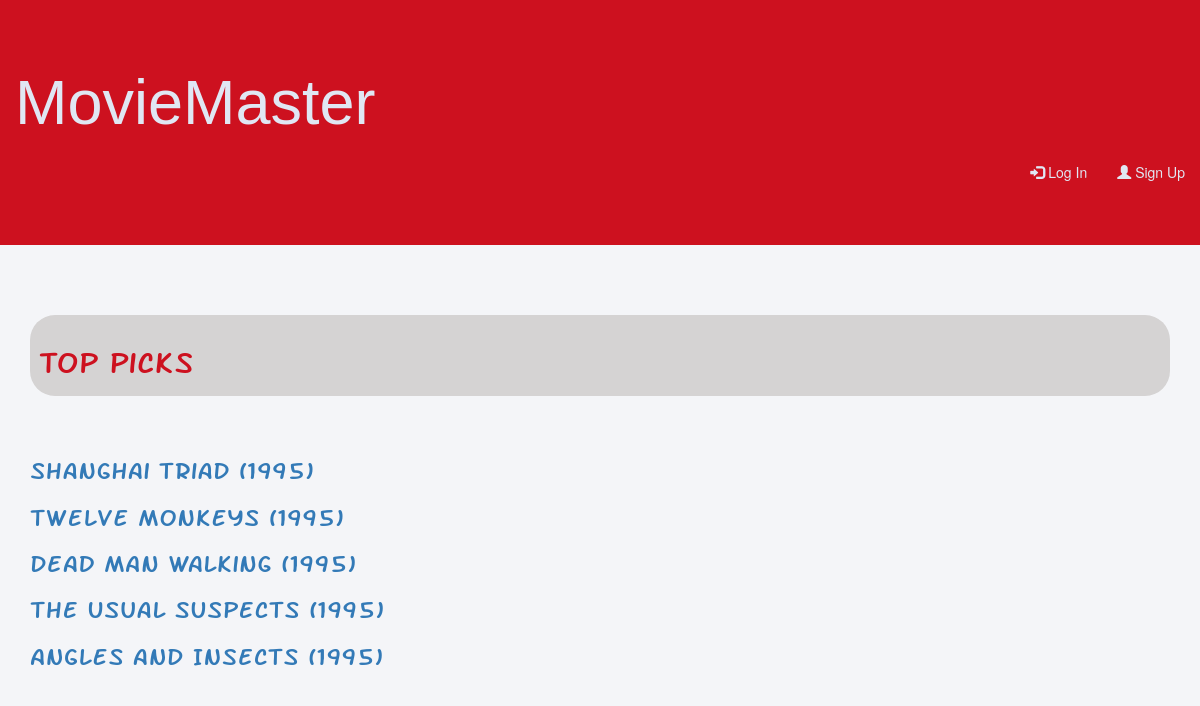
The app's page /, older data.
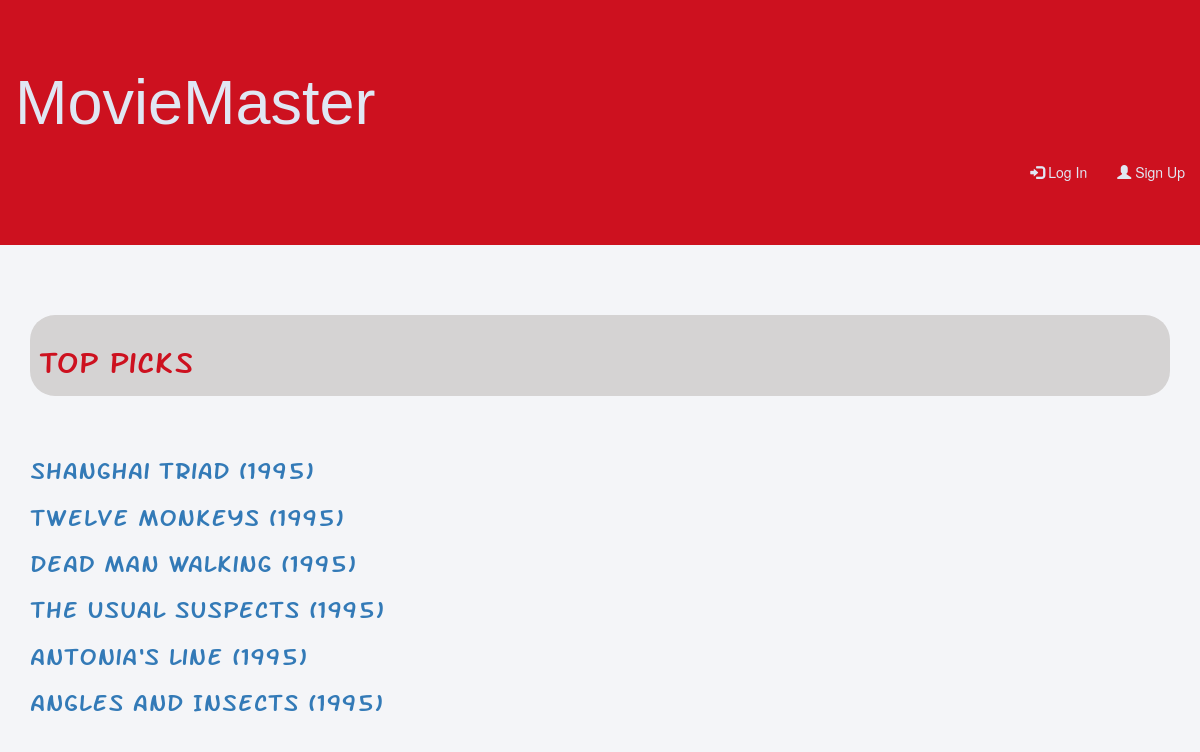
The same page, newer data.
### predictions/models.py (models this page shows)
class Movie(models.Model):
	title = models.CharField(max_length=255)
	genre = models.CharField(max_length=255)
	description = models.TextField()
	user_ratings = models.PositiveIntegerField(validators=[MinValueValidator(1),MaxValueValidator(5)])
	slug = models.SlugField(unique=True)
	user = models.OneToOneField(User, blank=True, null=True)

### predictions/views.py (the view)
# urls.py: 2. Add a URL to urlpatterns:  url(r'^$', views.home, name='home')
def home(request):
	movies = Movie.objects.filter(user_ratings=5)
	return render(request, 'home.html',{
		'movies':movies,
	})

### predictions/templates/home.html (shortened to what this page needs)
{% load staticfiles %}
<!Doctype html>
<html lang="en"-US>
    <head>
        <link rel="stylesheet" href="{% static 'css/bootstrap.min.css' %}" />
        <link rel="stylesheet" href="{% static 'css/home.css' %}" />
    </head>
    <body>
        <div class="jumbotron">
            <div class="container-fluid">
                <h1>MovieMaster</h1>
                    <div class="row">
                        <div class="col-lg-12 col-sm-12 col-xm-12">
                            <ul class="nav navbar-nav navbar-right">
                                {% if user.is_authenticated %}
                                {% else %}
                                <li>
                                    <a href="{% url 'auth_login' %}" class="signs"><span class="glyphicon glyphicon-log-in"></span> Log In </a>
                                </li>
                                <li>
                                    <a href="{% url 'registration_register' %}" class="signs"><span class="glyphicon glyphicon-user"></span> Sign Up </a>
                                </li>
                                {% endif %}
                            </ul>
                        </div>
                    </div>
            </div>
        </div>
        <div class="container">
            <br>
            <br>
            <div class="row">
                <div class="col-md-12 col-sm-12">
                    <div class="well-sm">
                        <h2> Top picks</h2>
                    </div>
                </div>
            </div>
        </div>
            <br>
            <br>
        <div class="container">
            {% for movie in movies %}
                <h3><a href="{% url 'movie_detail' slug=movie.slug %}">
                    {{movie.title}}
                </a></h3>
            {% endfor %}
        </div>
    </body>
</html>

Row changes from the older to the newer data that the page shows:
now on this page (row edited): Movie: title "Antonia's Line (1995)"
